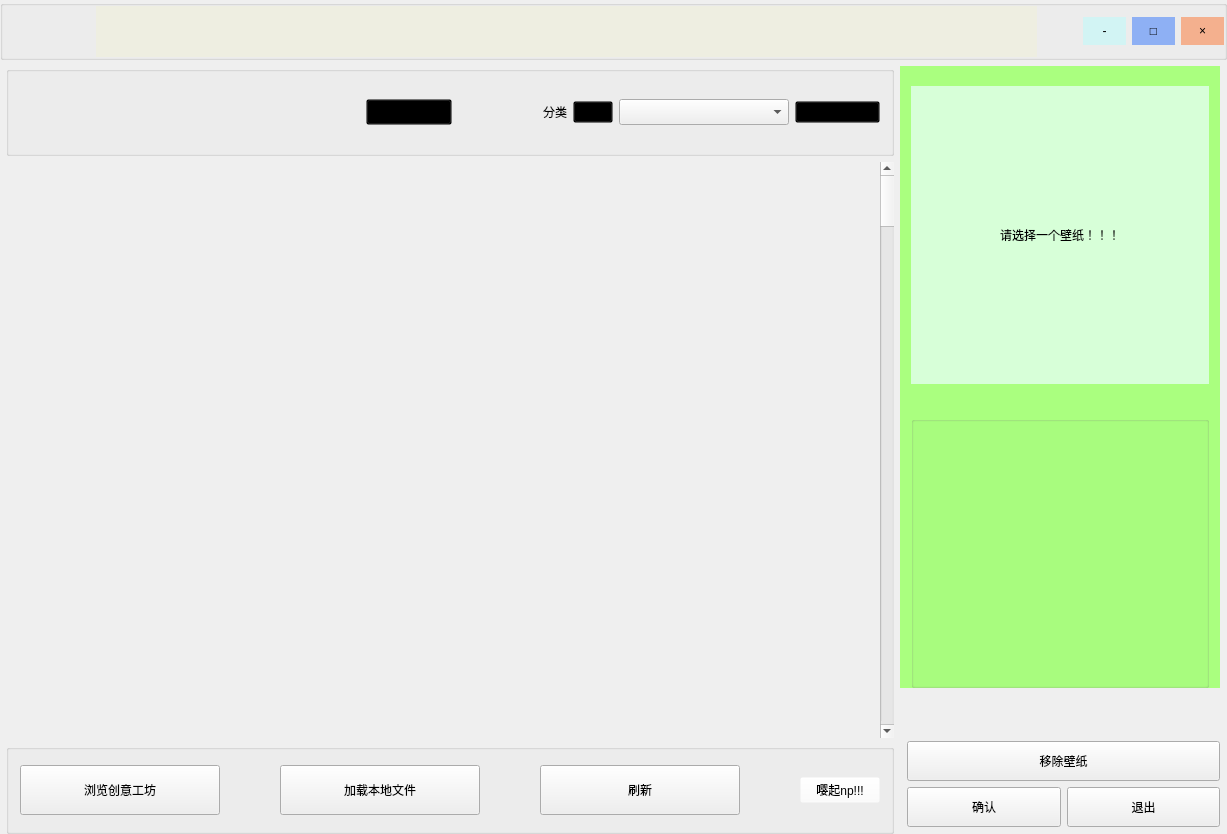
<?xml version="1.0" encoding="UTF-8"?>
<ui version="4.0">
 <class>QtMyRedCar</class>
 <widget class="QWidget" name="QtMyRedCar">
  <property name="geometry">
   <rect>
    <x>0</x>
    <y>0</y>
    <width>1227</width>
    <height>834</height>
   </rect>
  </property>
  <property name="minimumSize">
   <size>
    <width>0</width>
    <height>699</height>
   </size>
  </property>
  <property name="windowTitle">
   <string>QtMyRedCar</string>
  </property>
  <property name="windowIcon">
   <iconset>
    <normaloff>33-9.png</normaloff>33-9.png</iconset>
  </property>
  <layout class="QGridLayout" name="gridLayout_3" rowstretch="1,20">
   <property name="leftMargin">
    <number>0</number>
   </property>
   <property name="topMargin">
    <number>0</number>
   </property>
   <property name="rightMargin">
    <number>0</number>
   </property>
   <property name="bottomMargin">
    <number>0</number>
   </property>
   <item row="1" column="0">
    <widget class="QWidget" name="screenWid" native="true">
     <property name="minimumSize">
      <size>
       <width>0</width>
       <height>0</height>
      </size>
     </property>
    </widget>
   </item>
   <item row="1" column="1">
    <layout class="QGridLayout" name="gridLayout_5" columnminimumwidth="0,0">
     <item row="0" column="0">
      <layout class="QVBoxLayout" name="left" stretch="10,64,10">
       <item>
        <widget class="QGroupBox" name="top">
         <property name="minimumSize">
          <size>
           <width>0</width>
           <height>0</height>
          </size>
         </property>
         <property name="maximumSize">
          <size>
           <width>16777215</width>
           <height>16777215</height>
          </size>
         </property>
         <property name="styleSheet">
          <string notr="true">QGroupBox{
border-style:none;
};</string>
         </property>
         <property name="title">
          <string/>
         </property>
         <layout class="QGridLayout" name="gridLayout_2" columnstretch="20,5,0,5,0,0,10,5">
          <item row="1" column="4">
           <widget class="QLabel" name="label">
            <property name="text">
             <string>分类</string>
            </property>
           </widget>
          </item>
          <item row="1" column="7">
           <widget class="QPushButton" name="setbox">
            <property name="styleSheet">
             <string notr="true">background:transparent;</string>
            </property>
            <property name="text">
             <string/>
            </property>
            <property name="icon">
             <iconset resource="qtmyredcar.qrc">
              <normaloff>:/QtMyRedCar/gear</normaloff>:/QtMyRedCar/gear</iconset>
            </property>
            <property name="iconSize">
             <size>
              <width>40</width>
              <height>40</height>
             </size>
            </property>
           </widget>
          </item>
          <item row="1" column="6">
           <widget class="QComboBox" name="comboBox">
            <property name="sizePolicy">
             <sizepolicy hsizetype="Maximum" vsizetype="Maximum">
              <horstretch>0</horstretch>
              <verstretch>0</verstretch>
             </sizepolicy>
            </property>
            <property name="minimumSize">
             <size>
              <width>0</width>
              <height>0</height>
             </size>
            </property>
            <property name="maximumSize">
             <size>
              <width>200</width>
              <height>40</height>
             </size>
            </property>
            <property name="maxVisibleItems">
             <number>10</number>
            </property>
            <property name="iconSize">
             <size>
              <width>50</width>
              <height>50</height>
             </size>
            </property>
           </widget>
          </item>
          <item row="1" column="5">
           <widget class="QPushButton" name="order">
            <property name="styleSheet">
             <string notr="true">background:transparent;</string>
            </property>
            <property name="text">
             <string/>
            </property>
            <property name="iconSize">
             <size>
              <width>30</width>
              <height>30</height>
             </size>
            </property>
           </widget>
          </item>
          <item row="1" column="1">
           <widget class="QPushButton" name="filter">
            <property name="styleSheet">
             <string notr="true">background:transparent;</string>
            </property>
            <property name="text">
             <string>筛选</string>
            </property>
            <property name="icon">
             <iconset resource="qtmyredcar.qrc">
              <normaloff>:/QtMyRedCar/funnel</normaloff>:/QtMyRedCar/funnel</iconset>
            </property>
            <property name="iconSize">
             <size>
              <width>25</width>
              <height>25</height>
             </size>
            </property>
           </widget>
          </item>
          <item row="1" column="0">
           <widget class="QWidget" name="widget" native="true">
            <property name="maximumSize">
             <size>
              <width>16777215</width>
              <height>49</height>
             </size>
            </property>
           </widget>
          </item>
          <item row="1" column="3">
           <spacer name="horizontalSpacer_4">
            <property name="orientation">
             <enum>Qt::Horizontal</enum>
            </property>
            <property name="sizeHint" stdset="0">
             <size>
              <width>40</width>
              <height>20</height>
             </size>
            </property>
           </spacer>
          </item>
         </layout>
         <zorder>order</zorder>
         <zorder>filter</zorder>
         <zorder>setbox</zorder>
         <zorder>comboBox</zorder>
         <zorder>label</zorder>
         <zorder>widget</zorder>
         <zorder>horizontalSpacer_4</zorder>
        </widget>
       </item>
       <item>
        <layout class="QGridLayout" name="middle">
         <item row="0" column="1">
          <widget class="QScrollBar" name="Rcroll">
           <property name="singleStep">
            <number>10</number>
           </property>
           <property name="orientation">
            <enum>Qt::Vertical</enum>
           </property>
          </widget>
         </item>
         <item row="0" column="0">
          <widget class="RcWidget" name="RcWid" native="true">
           <property name="styleSheet">
            <string notr="true"/>
           </property>
          </widget>
         </item>
        </layout>
       </item>
       <item>
        <widget class="QGroupBox" name="bottom">
         <property name="sizePolicy">
          <sizepolicy hsizetype="MinimumExpanding" vsizetype="Preferred">
           <horstretch>0</horstretch>
           <verstretch>0</verstretch>
          </sizepolicy>
         </property>
         <property name="styleSheet">
          <string notr="true">QGroupBox{
border-style:none;
};</string>
         </property>
         <property name="title">
          <string/>
         </property>
         <layout class="QGridLayout" name="gridLayout">
          <item row="0" column="0">
           <widget class="QPushButton" name="originality">
            <property name="sizePolicy">
             <sizepolicy hsizetype="MinimumExpanding" vsizetype="Fixed">
              <horstretch>0</horstretch>
              <verstretch>0</verstretch>
             </sizepolicy>
            </property>
            <property name="minimumSize">
             <size>
              <width>200</width>
              <height>50</height>
             </size>
            </property>
            <property name="text">
             <string>浏览创意工坊</string>
            </property>
           </widget>
          </item>
          <item row="0" column="1">
           <spacer name="horizontalSpacer">
            <property name="orientation">
             <enum>Qt::Horizontal</enum>
            </property>
            <property name="sizeHint" stdset="0">
             <size>
              <width>31</width>
              <height>20</height>
             </size>
            </property>
           </spacer>
          </item>
          <item row="0" column="2">
           <widget class="QPushButton" name="lod">
            <property name="sizePolicy">
             <sizepolicy hsizetype="MinimumExpanding" vsizetype="Fixed">
              <horstretch>0</horstretch>
              <verstretch>0</verstretch>
             </sizepolicy>
            </property>
            <property name="minimumSize">
             <size>
              <width>200</width>
              <height>50</height>
             </size>
            </property>
            <property name="text">
             <string>加载本地文件</string>
            </property>
           </widget>
          </item>
          <item row="0" column="3">
           <spacer name="horizontalSpacer_2">
            <property name="orientation">
             <enum>Qt::Horizontal</enum>
            </property>
            <property name="sizeHint" stdset="0">
             <size>
              <width>31</width>
              <height>20</height>
             </size>
            </property>
           </spacer>
          </item>
          <item row="0" column="4">
           <widget class="QPushButton" name="Refresh">
            <property name="sizePolicy">
             <sizepolicy hsizetype="MinimumExpanding" vsizetype="Fixed">
              <horstretch>0</horstretch>
              <verstretch>0</verstretch>
             </sizepolicy>
            </property>
            <property name="minimumSize">
             <size>
              <width>200</width>
              <height>50</height>
             </size>
            </property>
            <property name="text">
             <string>刷新</string>
            </property>
           </widget>
          </item>
          <item row="0" column="5">
           <spacer name="horizontalSpacer_3">
            <property name="orientation">
             <enum>Qt::Horizontal</enum>
            </property>
            <property name="sizeHint" stdset="0">
             <size>
              <width>31</width>
              <height>20</height>
             </size>
            </property>
           </spacer>
          </item>
          <item row="0" column="6">
           <widget class="QPushButton" name="about">
            <property name="minimumSize">
             <size>
              <width>0</width>
              <height>0</height>
             </size>
            </property>
            <property name="styleSheet">
             <string notr="true">background-color: rgba(255, 255, 255, 0);

border-color: rgba(255, 255, 255, 0);</string>
            </property>
            <property name="text">
             <string>嘤起np!!!</string>
            </property>
           </widget>
          </item>
         </layout>
        </widget>
       </item>
      </layout>
     </item>
     <item row="0" column="1">
      <layout class="QVBoxLayout" name="right" stretch="3,0,1">
       <property name="rightMargin">
        <number>7</number>
       </property>
       <item>
        <widget class="QWidget" name="preview" native="true">
         <property name="sizePolicy">
          <sizepolicy hsizetype="Fixed" vsizetype="Preferred">
           <horstretch>0</horstretch>
           <verstretch>0</verstretch>
          </sizepolicy>
         </property>
         <property name="minimumSize">
          <size>
           <width>320</width>
           <height>0</height>
          </size>
         </property>
         <property name="maximumSize">
          <size>
           <width>320</width>
           <height>16777215</height>
          </size>
         </property>
         <property name="styleSheet">
          <string notr="true">background-color: rgb(170, 255, 127);</string>
         </property>
         <layout class="QVBoxLayout" name="verticalLayout" stretch="28,2,21">
          <property name="leftMargin">
           <number>11</number>
          </property>
          <property name="topMargin">
           <number>20</number>
          </property>
          <property name="bottomMargin">
           <number>0</number>
          </property>
          <item>
           <widget class="QLabel" name="videwid">
            <property name="maximumSize">
             <size>
              <width>16777215</width>
              <height>298</height>
             </size>
            </property>
            <property name="styleSheet">
             <string notr="true">background-color: rgb(235, 255, 255,0.7);
</string>
            </property>
            <property name="text">
             <string>请选择一个壁纸！！！</string>
            </property>
            <property name="textFormat">
             <enum>Qt::PlainText</enum>
            </property>
            <property name="alignment">
             <set>Qt::AlignCenter</set>
            </property>
           </widget>
          </item>
          <item>
           <spacer name="verticalSpacer_2">
            <property name="orientation">
             <enum>Qt::Vertical</enum>
            </property>
            <property name="sizeHint" stdset="0">
             <size>
              <width>20</width>
              <height>17</height>
             </size>
            </property>
           </spacer>
          </item>
          <item>
           <widget class="QGroupBox" name="buttona">
            <property name="styleSheet">
             <string notr="true">QGroupBox{
border-style:none;
};</string>
            </property>
            <property name="title">
             <string/>
            </property>
           </widget>
          </item>
         </layout>
        </widget>
       </item>
       <item>
        <spacer name="verticalSpacer">
         <property name="orientation">
          <enum>Qt::Vertical</enum>
         </property>
         <property name="sizeHint" stdset="0">
          <size>
           <width>20</width>
           <height>40</height>
          </size>
         </property>
        </spacer>
       </item>
       <item>
        <layout class="QGridLayout" name="gridLayout_4">
         <property name="leftMargin">
          <number>7</number>
         </property>
         <property name="topMargin">
          <number>7</number>
         </property>
         <property name="bottomMargin">
          <number>7</number>
         </property>
         <item row="0" column="0" colspan="2">
          <widget class="QPushButton" name="deletebo">
           <property name="minimumSize">
            <size>
             <width>0</width>
             <height>40</height>
            </size>
           </property>
           <property name="text">
            <string>移除壁纸</string>
           </property>
          </widget>
         </item>
         <item row="1" column="0">
          <widget class="QPushButton" name="OK">
           <property name="minimumSize">
            <size>
             <width>0</width>
             <height>40</height>
            </size>
           </property>
           <property name="text">
            <string>确认</string>
           </property>
          </widget>
         </item>
         <item row="1" column="1">
          <widget class="QPushButton" name="endbo">
           <property name="minimumSize">
            <size>
             <width>0</width>
             <height>40</height>
            </size>
           </property>
           <property name="text">
            <string>退出</string>
           </property>
          </widget>
         </item>
        </layout>
       </item>
      </layout>
     </item>
    </layout>
   </item>
   <item row="0" column="0" colspan="2">
    <widget class="QGroupBox" name="title">
     <property name="minimumSize">
      <size>
       <width>0</width>
       <height>60</height>
      </size>
     </property>
     <property name="styleSheet">
      <string notr="true"/>
     </property>
     <layout class="QHBoxLayout" name="horizontalLayout" stretch="1,0,20,0,0,0,0">
      <property name="leftMargin">
       <number>0</number>
      </property>
      <property name="topMargin">
       <number>0</number>
      </property>
      <property name="rightMargin">
       <number>0</number>
      </property>
      <property name="bottomMargin">
       <number>0</number>
      </property>
      <item>
       <widget class="QLabel" name="ico">
        <property name="text">
         <string/>
        </property>
        <property name="textFormat">
         <enum>Qt::MarkdownText</enum>
        </property>
        <property name="pixmap">
         <pixmap resource="qtmyredcar.qrc">:/QtMyRedCar/ico.png</pixmap>
        </property>
       </widget>
      </item>
      <item>
       <spacer name="horizontalSpacer_5">
        <property name="orientation">
         <enum>Qt::Horizontal</enum>
        </property>
        <property name="sizeHint" stdset="0">
         <size>
          <width>40</width>
          <height>20</height>
         </size>
        </property>
       </spacer>
      </item>
      <item>
       <widget class="QTextBrowser" name="titletext">
        <property name="styleSheet">
         <string notr="true">background-color: rgb(255, 255, 127,0.1);
border-style:none;</string>
        </property>
        <property name="lineWrapMode">
         <enum>QTextEdit::NoWrap</enum>
        </property>
       </widget>
      </item>
      <item>
       <spacer name="horizontalSpacer_6">
        <property name="orientation">
         <enum>Qt::Horizontal</enum>
        </property>
        <property name="sizeHint" stdset="0">
         <size>
          <width>40</width>
          <height>20</height>
         </size>
        </property>
       </spacer>
      </item>
      <item>
       <widget class="QPushButton" name="minsize">
        <property name="minimumSize">
         <size>
          <width>43</width>
          <height>28</height>
         </size>
        </property>
        <property name="maximumSize">
         <size>
          <width>43</width>
          <height>16777215</height>
         </size>
        </property>
        <property name="styleSheet">
         <string notr="true">border-style:none;
background-color: rgb(170, 255, 255,0.4);</string>
        </property>
        <property name="text">
         <string>-</string>
        </property>
       </widget>
      </item>
      <item>
       <widget class="QPushButton" name="maxsize">
        <property name="minimumSize">
         <size>
          <width>43</width>
          <height>28</height>
         </size>
        </property>
        <property name="maximumSize">
         <size>
          <width>43</width>
          <height>16777215</height>
         </size>
        </property>
        <property name="styleSheet">
         <string notr="true">border-style:none;
background-color: rgb(0, 85, 255,0.4);</string>
        </property>
        <property name="text">
         <string>□</string>
        </property>
       </widget>
      </item>
      <item>
       <widget class="QPushButton" name="off">
        <property name="minimumSize">
         <size>
          <width>43</width>
          <height>28</height>
         </size>
        </property>
        <property name="maximumSize">
         <size>
          <width>43</width>
          <height>16777215</height>
         </size>
        </property>
        <property name="styleSheet">
         <string notr="true">border-style:none;
background-color: rgb(255, 85, 0,0.4);</string>
        </property>
        <property name="text">
         <string>×</string>
        </property>
       </widget>
      </item>
     </layout>
    </widget>
   </item>
  </layout>
 </widget>
 <layoutdefault spacing="6" margin="11"/>
 <customwidgets>
  <customwidget>
   <class>RcWidget</class>
   <extends>QWidget</extends>
   <header>RcWidget.h</header>
   <container>1</container>
  </customwidget>
 </customwidgets>
 <resources>
  <include location="qtmyredcar.qrc"/>
 </resources>
 <connections>
  <connection>
   <sender>minsize</sender>
   <signal>clicked(bool)</signal>
   <receiver>QtMyRedCar</receiver>
   <slot>showMinimized()</slot>
   <hints>
    <hint type="sourcelabel">
     <x>1073</x>
     <y>29</y>
    </hint>
    <hint type="destinationlabel">
     <x>597</x>
     <y>349</y>
    </hint>
   </hints>
  </connection>
 </connections>
</ui>
